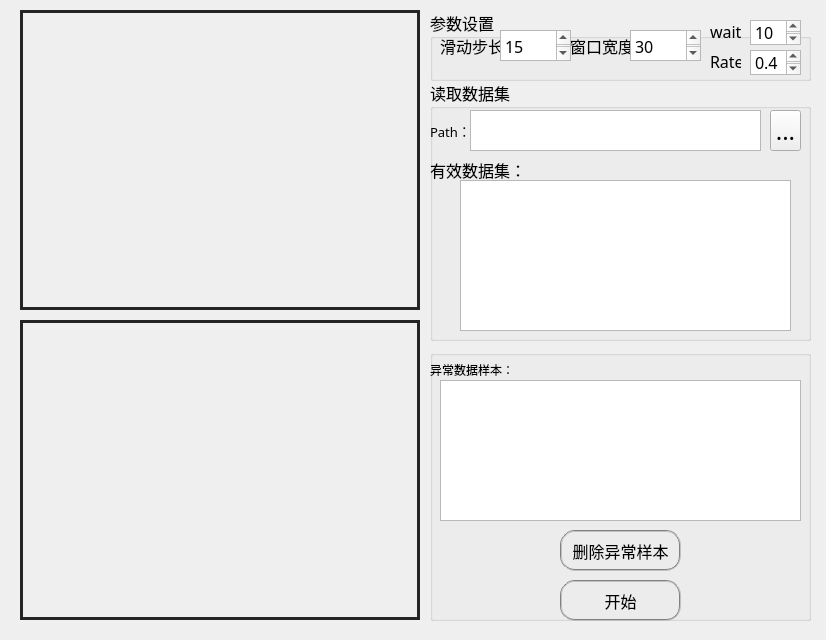
<?xml version="1.0" encoding="UTF-8"?>
<ui version="4.0">
 <class>GetHandFeatureClass</class>
 <widget class="QWidget" name="GetHandFeatureClass">
  <property name="geometry">
   <rect>
    <x>0</x>
    <y>0</y>
    <width>826</width>
    <height>640</height>
   </rect>
  </property>
  <property name="windowTitle">
   <string>GetHandFeature</string>
  </property>
  <widget class="QLabel" name="DepthLabel">
   <property name="geometry">
    <rect>
     <x>20</x>
     <y>10</y>
     <width>400</width>
     <height>300</height>
    </rect>
   </property>
   <property name="styleSheet">
    <string notr="true">QLabel{border:3px solid #242424;}</string>
   </property>
   <property name="text">
    <string/>
   </property>
  </widget>
  <widget class="QLabel" name="IRLabel">
   <property name="geometry">
    <rect>
     <x>20</x>
     <y>320</y>
     <width>400</width>
     <height>300</height>
    </rect>
   </property>
   <property name="styleSheet">
    <string notr="true">QLabel{border:3px solid #242424;}</string>
   </property>
   <property name="text">
    <string/>
   </property>
  </widget>
  <widget class="QGroupBox" name="groupBox">
   <property name="geometry">
    <rect>
     <x>430</x>
     <y>10</y>
     <width>381</width>
     <height>71</height>
    </rect>
   </property>
   <property name="font">
    <font>
     <family>楷体</family>
     <pointsize>12</pointsize>
    </font>
   </property>
   <property name="title">
    <string>参数设置</string>
   </property>
   <widget class="QLabel" name="label_11">
    <property name="geometry">
     <rect>
      <x>10</x>
      <y>20</y>
      <width>71</width>
      <height>31</height>
     </rect>
    </property>
    <property name="text">
     <string>滑动步长：</string>
    </property>
   </widget>
   <widget class="QTextEdit" name="TxtSliplen">
    <property name="geometry">
     <rect>
      <x>70</x>
      <y>20</y>
      <width>71</width>
      <height>31</height>
     </rect>
    </property>
    <property name="html">
     <string>&lt;!DOCTYPE HTML PUBLIC &quot;-//W3C//DTD HTML 4.0//EN&quot; &quot;http://www.w3.org/TR/REC-html40/strict.dtd&quot;&gt;
&lt;html&gt;&lt;head&gt;&lt;meta name=&quot;qrichtext&quot; content=&quot;1&quot; /&gt;&lt;style type=&quot;text/css&quot;&gt;
p, li { white-space: pre-wrap; }
&lt;/style&gt;&lt;/head&gt;&lt;body style=&quot; font-family:'楷体'; font-size:12pt; font-weight:400; font-style:normal;&quot;&gt;
&lt;p style=&quot; margin-top:0px; margin-bottom:0px; margin-left:0px; margin-right:0px; -qt-block-indent:0; text-indent:0px;&quot;&gt;15&lt;/p&gt;&lt;/body&gt;&lt;/html&gt;</string>
    </property>
   </widget>
   <widget class="QLabel" name="label_13">
    <property name="geometry">
     <rect>
      <x>140</x>
      <y>20</y>
      <width>71</width>
      <height>31</height>
     </rect>
    </property>
    <property name="text">
     <string>窗口宽度：</string>
    </property>
   </widget>
   <widget class="QTextEdit" name="TxtSlipwidth">
    <property name="geometry">
     <rect>
      <x>200</x>
      <y>20</y>
      <width>71</width>
      <height>31</height>
     </rect>
    </property>
    <property name="html">
     <string>&lt;!DOCTYPE HTML PUBLIC &quot;-//W3C//DTD HTML 4.0//EN&quot; &quot;http://www.w3.org/TR/REC-html40/strict.dtd&quot;&gt;
&lt;html&gt;&lt;head&gt;&lt;meta name=&quot;qrichtext&quot; content=&quot;1&quot; /&gt;&lt;style type=&quot;text/css&quot;&gt;
p, li { white-space: pre-wrap; }
&lt;/style&gt;&lt;/head&gt;&lt;body style=&quot; font-family:'楷体'; font-size:12pt; font-weight:400; font-style:normal;&quot;&gt;
&lt;p style=&quot; margin-top:0px; margin-bottom:0px; margin-left:0px; margin-right:0px; -qt-block-indent:0; text-indent:0px;&quot;&gt;30&lt;/p&gt;&lt;/body&gt;&lt;/html&gt;</string>
    </property>
   </widget>
   <widget class="QTextEdit" name="Txtwait">
    <property name="geometry">
     <rect>
      <x>320</x>
      <y>10</y>
      <width>51</width>
      <height>25</height>
     </rect>
    </property>
    <property name="html">
     <string>&lt;!DOCTYPE HTML PUBLIC &quot;-//W3C//DTD HTML 4.0//EN&quot; &quot;http://www.w3.org/TR/REC-html40/strict.dtd&quot;&gt;
&lt;html&gt;&lt;head&gt;&lt;meta name=&quot;qrichtext&quot; content=&quot;1&quot; /&gt;&lt;style type=&quot;text/css&quot;&gt;
p, li { white-space: pre-wrap; }
&lt;/style&gt;&lt;/head&gt;&lt;body style=&quot; font-family:'楷体'; font-size:12pt; font-weight:400; font-style:normal;&quot;&gt;
&lt;p style=&quot; margin-top:0px; margin-bottom:0px; margin-left:0px; margin-right:0px; -qt-block-indent:0; text-indent:0px;&quot;&gt;10&lt;/p&gt;&lt;/body&gt;&lt;/html&gt;</string>
    </property>
   </widget>
   <widget class="QLabel" name="label_14">
    <property name="geometry">
     <rect>
      <x>280</x>
      <y>10</y>
      <width>31</width>
      <height>21</height>
     </rect>
    </property>
    <property name="text">
     <string>wait：</string>
    </property>
   </widget>
   <widget class="QLabel" name="label_15">
    <property name="geometry">
     <rect>
      <x>280</x>
      <y>40</y>
      <width>31</width>
      <height>21</height>
     </rect>
    </property>
    <property name="text">
     <string>Rate：</string>
    </property>
   </widget>
   <widget class="QTextEdit" name="Txtrate">
    <property name="geometry">
     <rect>
      <x>320</x>
      <y>40</y>
      <width>51</width>
      <height>25</height>
     </rect>
    </property>
    <property name="html">
     <string>&lt;!DOCTYPE HTML PUBLIC &quot;-//W3C//DTD HTML 4.0//EN&quot; &quot;http://www.w3.org/TR/REC-html40/strict.dtd&quot;&gt;
&lt;html&gt;&lt;head&gt;&lt;meta name=&quot;qrichtext&quot; content=&quot;1&quot; /&gt;&lt;style type=&quot;text/css&quot;&gt;
p, li { white-space: pre-wrap; }
&lt;/style&gt;&lt;/head&gt;&lt;body style=&quot; font-family:'楷体'; font-size:12pt; font-weight:400; font-style:normal;&quot;&gt;
&lt;p style=&quot; margin-top:0px; margin-bottom:0px; margin-left:0px; margin-right:0px; -qt-block-indent:0; text-indent:0px;&quot;&gt;0.4&lt;/p&gt;&lt;/body&gt;&lt;/html&gt;</string>
    </property>
   </widget>
  </widget>
  <widget class="QGroupBox" name="groupBox_2">
   <property name="geometry">
    <rect>
     <x>430</x>
     <y>80</y>
     <width>381</width>
     <height>261</height>
    </rect>
   </property>
   <property name="font">
    <font>
     <family>楷体</family>
     <pointsize>12</pointsize>
    </font>
   </property>
   <property name="title">
    <string>读取数据集</string>
   </property>
   <widget class="QToolButton" name="btnPath">
    <property name="geometry">
     <rect>
      <x>340</x>
      <y>30</y>
      <width>31</width>
      <height>41</height>
     </rect>
    </property>
    <property name="font">
     <font>
      <family>Adobe Arabic</family>
      <pointsize>18</pointsize>
      <weight>9</weight>
      <italic>false</italic>
      <bold>false</bold>
     </font>
    </property>
    <property name="styleSheet">
     <string notr="true">font: 75 18pt &quot;Adobe Arabic&quot;;</string>
    </property>
    <property name="text">
     <string>...</string>
    </property>
   </widget>
   <widget class="QLabel" name="label_8">
    <property name="geometry">
     <rect>
      <x>0</x>
      <y>30</y>
      <width>41</width>
      <height>41</height>
     </rect>
    </property>
    <property name="font">
     <font>
      <family>楷体</family>
      <pointsize>10</pointsize>
     </font>
    </property>
    <property name="text">
     <string>Path：</string>
    </property>
   </widget>
   <widget class="QTextEdit" name="TXpath">
    <property name="geometry">
     <rect>
      <x>40</x>
      <y>30</y>
      <width>291</width>
      <height>41</height>
     </rect>
    </property>
   </widget>
   <widget class="QLabel" name="label_9">
    <property name="geometry">
     <rect>
      <x>0</x>
      <y>80</y>
      <width>91</width>
      <height>20</height>
     </rect>
    </property>
    <property name="text">
     <string>有效数据集：</string>
    </property>
   </widget>
   <widget class="QTextEdit" name="TXefficient">
    <property name="geometry">
     <rect>
      <x>30</x>
      <y>100</y>
      <width>331</width>
      <height>151</height>
     </rect>
    </property>
   </widget>
  </widget>
  <widget class="QGroupBox" name="groupBox_3">
   <property name="geometry">
    <rect>
     <x>430</x>
     <y>350</y>
     <width>381</width>
     <height>271</height>
    </rect>
   </property>
   <property name="title">
    <string/>
   </property>
   <widget class="QPushButton" name="BtnStart">
    <property name="geometry">
     <rect>
      <x>130</x>
      <y>230</y>
      <width>121</width>
      <height>41</height>
     </rect>
    </property>
    <property name="font">
     <font>
      <family>楷体</family>
      <pointsize>12</pointsize>
     </font>
    </property>
    <property name="styleSheet">
     <string notr="true">border-radius:15px;border:2px groove gray;</string>
    </property>
    <property name="text">
     <string>开始</string>
    </property>
   </widget>
   <widget class="QLabel" name="label_12">
    <property name="geometry">
     <rect>
      <x>0</x>
      <y>10</y>
      <width>91</width>
      <height>20</height>
     </rect>
    </property>
    <property name="text">
     <string>异常数据样本：</string>
    </property>
   </widget>
   <widget class="QTextEdit" name="Abnoraml_Data">
    <property name="geometry">
     <rect>
      <x>10</x>
      <y>30</y>
      <width>361</width>
      <height>141</height>
     </rect>
    </property>
   </widget>
   <widget class="QPushButton" name="BtnDel">
    <property name="geometry">
     <rect>
      <x>130</x>
      <y>180</y>
      <width>121</width>
      <height>41</height>
     </rect>
    </property>
    <property name="font">
     <font>
      <family>楷体</family>
      <pointsize>12</pointsize>
     </font>
    </property>
    <property name="styleSheet">
     <string notr="true">border-radius:15px;border:2px groove gray;</string>
    </property>
    <property name="text">
     <string>删除异常样本</string>
    </property>
   </widget>
  </widget>
 </widget>
 <layoutdefault spacing="6" margin="11"/>
 <resources>
  <include location="GetHandFeature.qrc"/>
 </resources>
 <connections>
  <connection>
   <sender>BtnStart</sender>
   <signal>clicked()</signal>
   <receiver>GetHandFeatureClass</receiver>
   <slot>hand_detect_clicked()</slot>
   <hints>
    <hint type="sourcelabel">
     <x>560</x>
     <y>580</y>
    </hint>
    <hint type="destinationlabel">
     <x>397</x>
     <y>204</y>
    </hint>
   </hints>
  </connection>
  <connection>
   <sender>btnPath</sender>
   <signal>clicked()</signal>
   <receiver>GetHandFeatureClass</receiver>
   <slot>btn_ChooseData()</slot>
   <hints>
    <hint type="sourcelabel">
     <x>792</x>
     <y>264</y>
    </hint>
    <hint type="destinationlabel">
     <x>832</x>
     <y>230</y>
    </hint>
   </hints>
  </connection>
  <connection>
   <sender>BtnDel</sender>
   <signal>clicked()</signal>
   <receiver>GetHandFeatureClass</receiver>
   <slot>hand_sample_del()</slot>
   <hints>
    <hint type="sourcelabel">
     <x>658</x>
     <y>543</y>
    </hint>
    <hint type="destinationlabel">
     <x>819</x>
     <y>545</y>
    </hint>
   </hints>
  </connection>
 </connections>
 <slots>
  <slot>hand_detect_clicked()</slot>
  <slot>btn_ChooseData()</slot>
  <slot>btn_Save()</slot>
  <slot>hand_sample_del()</slot>
 </slots>
</ui>
